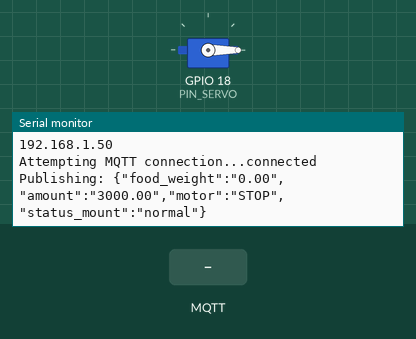
Recording of a sketch running on a simulated ESP32. Shown: servo, the last lines printed to the serial monitor. The inputs (shaded band) are chosen by the test bench. WiFi joins after 1.5 s; servers stay silent unless stated; no MQTT or app messages arrive unless stated.

Above: at 2.7 s.
2.8 s: MQTT message "1" arrives on the first subscribed topic
At 3.2 s:
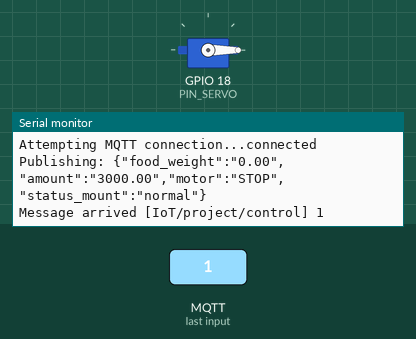
4.3 s: MQTT message "on" arrives on the first subscribed topic
At 5.5 s:
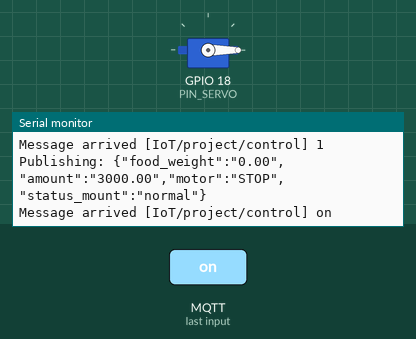
5.8 s: MQTT message "off" arrives on the first subscribed topic
At 5.96 s:
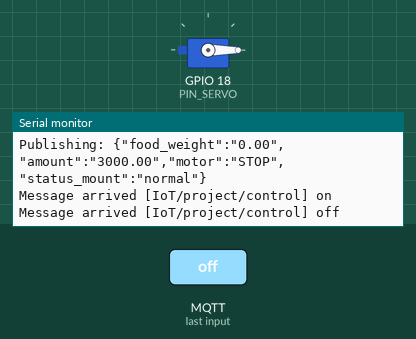

The sketch:

smart_pet_feeder.ino
```cpp
#include <WiFi.h>
#include <PubSubClient.h>
#include <ESP32Servo.h>
#include "config.h" // User must copy config.example.h to config.h

// Global Objects
WiFiClient espClient;
PubSubClient client(espClient);
Servo feederServo;

// Application State
float current_weight = 0.0f;
float food_mount = MAX_FOOD_CAPACITY;
int motor_state = 0; // 0: STOP, 1: OPEN
unsigned long last_publish_time = 0;
const unsigned long publish_interval = 2000;

// Function Prototypes
void setupWiFi();
void callback(char* topic, byte* payload, unsigned int length);
void reconnect();
void updateSensors();
void publishData();
void updateFoodMount(float weight_diff);

void setup() {
    Serial.begin(115200);

    // Initialize Hardware
    feederServo.attach(PIN_SERVO);
    feederServo.write(SERVO_CLOSE_ANGLE);

    // Setup Connectivity
    setupWiFi();
    client.setServer(MQTT_BROKER, MQTT_PORT);
    client.setCallback(callback);
}

void loop() {
  if (!client.connected()) {
    reconnect(); // เชื่อมต่อ MQTT ใหม่ถ้าหลุด
  }
  client.loop();

  unsigned long now = millis();
  if (now - last_publish_time > publish_interval) { // ส่งข้อมูลตามช่วงเวลาที่กำหนด
    last_publish_time = now;

    updateSensors(); // อ่านค่าน้ำหนักจริงจาก Load Cell (หรือจำลองค่าใน Demo)
    publishData(); // ส่งข้อมูลสถานะปัจจุบันขึ้น MQTT
  }
}

void setupWiFi() {
    delay(10);
    Serial.println();
    Serial.print("Connecting to ");
    Serial.println(WIFI_SSID);

    WiFi.begin(WIFI_SSID, WIFI_PASSWORD);

    while (WiFi.status() != WL_CONNECTED) {
        delay(500);
        Serial.print(".");
    }

    Serial.println("");
    Serial.println("WiFi connected");
    Serial.println("IP address: ");
    Serial.println(WiFi.localIP());
}

void callback(char* topic, byte* payload, unsigned int length) {
    Serial.print("Message arrived [");
    Serial.print(topic);
    Serial.print("] ");

    String message = "";
    for (int i = 0; i < length; i++) {
        message += (char)payload[i];
    }
    Serial.println(message);

    // Minimal JSON parsing (can use ArduinoJson for more complex logic)
    if (message.indexOf("\"status\":\"on\"") >= 0) {
        Serial.println("Control: OPEN SERVO");
        feederServo.write(SERVO_OPEN_ANGLE);
        motor_state = 1;
    }
    else if (message.indexOf("\"status\":\"off\"") >= 0) {
        Serial.println("Control: CLOSE SERVO");
        feederServo.write(SERVO_CLOSE_ANGLE);
        motor_state = 0;
    }
    else if (message.indexOf("\"status\":\"r\"") >= 0) {
        Serial.println("Control: RESET/FILL FOOD");
        // Fill logic usually handles motor until weight target
        // For simplicity: auto-feed to 90g
        if (current_weight < FEED_STOP_THRESHOLD) {
            feederServo.write(SERVO_OPEN_ANGLE);
            motor_state = 1;
        }
    }
}

void reconnect() {
    while (!client.connected()) {
        Serial.print("Attempting MQTT connection...");
        if (client.connect(MQTT_CLIENT_ID, MQTT_USER, MQTT_PASSWORD)) {
            Serial.println("connected");
            client.subscribe(TOPIC_CONTROL);
        } else {
            Serial.print("failed, rc=");
            Serial.print(client.state());
            Serial.println(" try again in 5 seconds");
            delay(5000);
        }
    }
}

void updateSensors() {
    // In real app, read from HX711 Load Cell
    // float reading = scale.get_units(5);

    // Simulation logic for dummy values or safety checks
    if (motor_state == 1) {
        float feed_rate = 2.5f; // Simulation rate
        float diff = min(feed_rate, food_mount);
        current_weight += diff;
        updateFoodMount(diff);

        if (current_weight >= FEED_STOP_THRESHOLD) {
            Serial.println("Target reached. Closing.");
            feederServo.write(SERVO_CLOSE_ANGLE);
            motor_state = 0;
        }
    }
}

void updateFoodMount(float diff) {
    if (diff > 0) {
        food_mount = max(0.0f, food_mount - diff);
    }
}

void publishData() {
    String payload = "{";
    payload += "\"food_weight\":\"" + String(current_weight) + "\",";
    payload += "\"amount\":\"" + String(food_mount) + "\",";
    payload += "\"motor\":\"" + String(motor_state == 1 ? "OPEN" : "STOP") + "\",";
    payload += "\"status_mount\":\"" + String(food_mount <= 0 ? "empty" : "normal") + "\"";
    payload += "}";

    Serial.print("Publishing: ");
    Serial.println(payload);
    client.publish(TOPIC_MONITORING, payload.c_str());
}
```

config.example.h
```cpp
#ifndef CONFIG_H
#define CONFIG_H

// WiFi Configuration
#define WIFI_SSID "YOUR_WIFI_SSID"
#define WIFI_PASSWORD "YOUR_WIFI_PASSWORD"

// MQTT Configuration
#define MQTT_BROKER "YOUR_MQTT_BROKER_IP" // e.g. 192.168.1.100 or localhost
#define MQTT_PORT 1883
#define MQTT_USER "YOUR_MQTT_USERNAME"
#define MQTT_PASSWORD "YOUR_MQTT_PASSWORD"
#define MQTT_CLIENT_ID "ESP32_PetFeeder"

// MQTT Topics
#define TOPIC_MONITORING "IoT/project/monitoring"
#define TOPIC_CONTROL "IoT/project/control"

// Hardware Configuration
#define PIN_SERVO 18
#define PIN_LOAD_CELL_DT 19
#define PIN_LOAD_CELL_SCK 21

// Constants
#define MAX_FOOD_CAPACITY 3000.0f
#define FEED_STOP_THRESHOLD 90.0f
#define SERVO_OPEN_ANGLE 90
#define SERVO_CLOSE_ANGLE 0

#endif // CONFIG_H
```

Measured:
- after the input at 2.8 s, the serial monitor: prints a new line at once (image 1)
- after the input at 4.3 s, the serial monitor: prints a new line at once (image 2)
- after the input at 5.8 s, the serial monitor: prints a new line at once (image 3)
